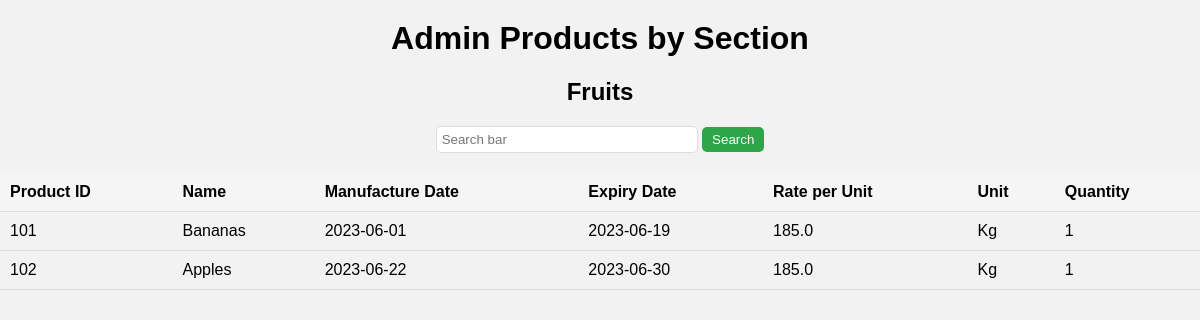
Page /admin/products_by_section/1 on the committed database.
### tables this page shows
CREATE TABLE sections
             (id INTEGER PRIMARY KEY,
              section_name TEXT);

CREATE TABLE products
             (id INTEGER PRIMARY KEY AUTOINCREMENT,
              productname TEXT,
              manufacture_date TEXT,
              fexpiry_date TEXT,
              rate REAL,
              unit TEXT,
              quantity INTEGER,
              section_id INTEGER,
              FOREIGN KEY (section_id) REFERENCES sections(id));

### admin/routes.py (the view)
@admin_bp.route('/products_by_section/<int:section_id>')
def products_by_section(section_id):
    conn = sqlite3.connect('database.db')
    c = conn.cursor()
    c.execute("SELECT section_name FROM sections WHERE id = ?", (section_id,))
    section_name = c.fetchone()[0]
    c.execute("SELECT * FROM products WHERE section_id = ?", (section_id,))
    products = c.fetchall()
    conn.close()
    return render_template('products_by_section_admin.html', products=products, section_name=section_name,section_id=section_id)

### templates/products_by_section_admin.html (shortened to what this page needs)
<!DOCTYPE html>
<html>
<head>
    <link rel="stylesheet" type="text/css" href="{{ url_for('static', filename='products_by_section_admin.css') }}">
</head>
<body>
    <h1>Admin Products by Section</h1>
    <h2> {{ section_name }}</h2>
    <form method="post" action="{{ url_for('admin.search_product_list_by_section', section_id=section_id) }}">
        <input type="text" name="search_query" placeholder="Search bar">
        <button type="submit">Search</button>
    </form>
    <table>
        <tr>
            <th>Product ID</th>
            <th>Name</th>
            <th>Manufacture Date</th>
            <th>Expiry Date</th>
            <th>Rate per Unit</th>
            <th>Unit</th>
            <th>Quantity</th>
        </tr>
        {% for product in products %}
        <tr>
            <td>{{ product[0] }}</td>
            <td>{{ product[1] }}</td>
            <td>{{ product[2] }}</td>
            <td>{{ product[3] }}</td>
            <td>{{ product[4] }}</td>
            <td>{{ product[5] }}</td>
            <td>{{ product[7] }}</td>
        </tr>
        {% endfor %}
    </table>
</body>
</html>

### static/products_by_section_admin.css (style rules this page uses)
body { font-family: Arial, sans-serif; margin: 0; padding: 0; background-color: #f2f2f2; }
h1 { text-align: center; margin-top: 20px; }
h2 { text-align: center; }
table { width: 100%; border-collapse: collapse; margin-top: 20px; }
th, td { padding: 10px; text-align: left; border-bottom: 1px solid #ddd; }
th { background-color: #f5f5f5; font-weight: bold; }
form { text-align: center; margin-top: 20px; }
input[type="text"] { padding: 5px; width: 250px; border-radius: 5px; border: 1px solid #ddd; }
button[type="submit"] { padding: 5px 10px; border-radius: 5px; border: none; background-color: #2fa549; color: white; cursor: pointer; }
table { margin-top: 20px; }
tr:nth-child(even) { background-color: #f2f2f2; }

### rows in the picture
sections: section_name "Fruits"
products: id "101", productname "Bananas", manufacture_date "2023-06-01", fexpiry_date "2023-06-19", rate "185.0", unit "Kg", section "1"
products: id "102", productname "Apples", manufacture_date "2023-06-22", fexpiry_date "2023-06-30", rate "185.0", unit "Kg", section "1"
